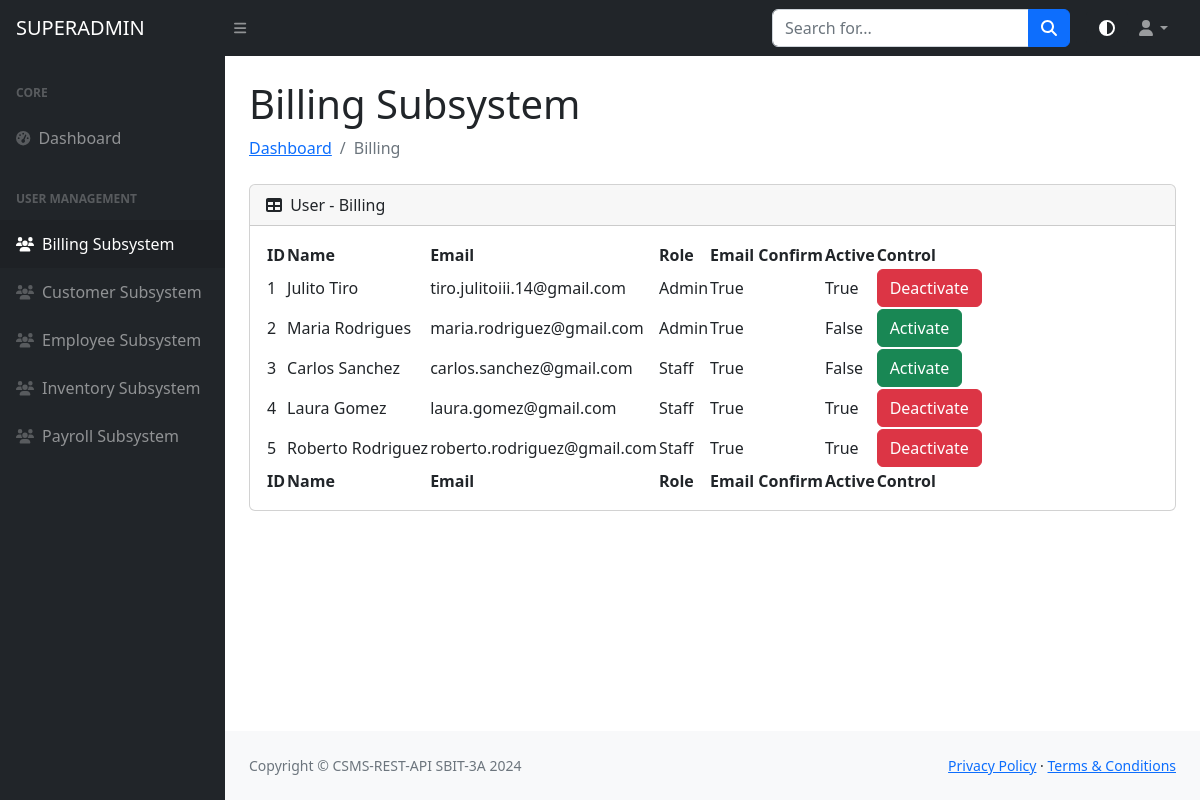
/superadmin/billing (signed in), run on an earlier commit of the app's database.
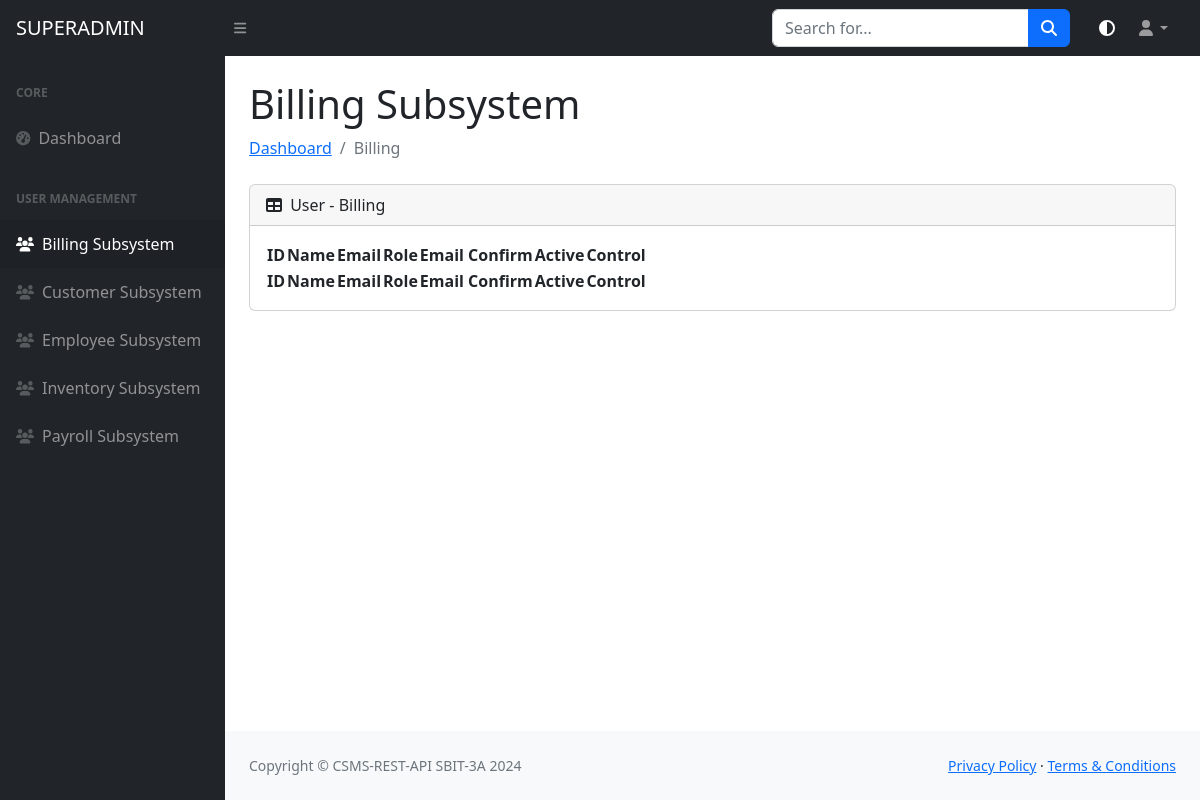
And on a later commit of the database.
### models/ccsms_models.py (models this page shows)
class BillingAdminLogin(db.Model):
    __tablename__ = "billing_admin_login_tbl"
    login_id = db.Column(db.Integer, primary_key=True)
    name = db.Column(db.String(50), nullable=True)
    email = db.Column(db.String(100), unique=True, nullable=False)
    password = db.Column(db.String(200), nullable=False)
    role = db.Column(db.String(50), nullable=False)
    is_active = db.Column(db.Boolean, default=False)
    email_confirm = db.Column(db.Boolean, default=False)

### routes/superadmin_routes.py (the view)
@superadmin_api.get("/superadmin/billing")
@login_required
def billing_superadmin():
    billing_admin_logins = BillingAdminLogin.query.all()
    result = [
        {
            "login_id": entry.login_id,
            "name": entry.name,
            "email": entry.email,
            "role": entry.role,
            "is_active": entry.is_active,
            "email_confirm": entry.email_confirm
        }
        for entry in billing_admin_logins
    ]
    return render_template("billing_tables.html", result=result)

### routes/superadmin_routes.py (called while the page is built)
@login_manager.user_loader
def load_user(login_id):
    return db.get_or_404(SuperadminLogin, login_id)

### templates/billing_tables.html (shortened to what this page needs)
{% from "bootstrap5/form.html" import render_form %} {% block content %}
{% include "header.html" %}
{% include "nav_bar.html" %}
{% include "side_nav_bar.html" %}
            <div id="layoutSidenav_content">
                <main>
                    <div class="container-fluid px-4">
                        <h1 class="mt-4">Billing Subsystem</h1>
                        <ol class="breadcrumb mb-4">
                            <li class="breadcrumb-item"><a href="{{ url_for('superadmin_api.dashboard_superadmin') }}">Dashboard</a></li>
                            <li class="breadcrumb-item active">Billing</li>
                        </ol>
                        <div class="card mb-4">
                            <div class="card-header">
                                <i class="fas fa-table me-1"></i>
                                User - Billing
                            </div>
                            <div class="card-body">
                                <table id="datatablesSimple">
                                    <thead>
                                        <tr>
                                            <th>ID</th>
                                            <th>Name</th>
                                            <th>Email</th>
                                            <th>Role</th>
                                            <th>Email Confirm</th>
                                            <th>Active</th>
                                            <th>Control</th>
                                        </tr>
                                    </thead>
                                    <tfoot>
                                        <tr>
                                            <th>ID</th>
                                            <th>Name</th>
                                            <th>Email</th>
                                            <th>Role</th>
                                            <th>Email Confirm</th>
                                            <th>Active</th>
                                            <th>Control</th>
                                        </tr>
                                    </tfoot>
                                    <tbody>
                                        {% for entry in result|sort(attribute='login_id') %}
                                            <tr>
                                                <td>{{ entry.login_id }}</td>
                                                <td>{{ entry.name }}</td>
                                                <td>{{ entry.email }}</td>
                                                <td>{{ entry.role }}</td>
                                                <td>{{ entry.email_confirm }}</td>
                                                <td>{{ entry.is_active }}</td>
                                                <td>
                                                    {% if entry.is_active %}
                                                        <button onclick="confirmDeactivate('{{ entry.login_id }}')" class="btn btn-danger">Deactivate</button>
                                                    {% else %}
                                                        <button onclick="confirmActivate('{{ entry.login_id }}')" class="btn btn-success">Activate</button>
                                                    {% endif %}
                                                </td>
                                            </tr>
                                        {% endfor %}
                                    </tbody>
                                </table>
                            </div>
                        </div>
                    </div>
                </main>
{% include "footer.html" %} {% endblock %}

### templates/header.html (shortened to what this page needs)
<!DOCTYPE html>
<html lang="en">
    <head>
        {% block styles %}
        {{ bootstrap.load_css() }}
        <link href="https://cdn.jsdelivr.net/npm/simple-datatables@7.1.2/dist/style.min.css" rel="stylesheet" />
        <link href="{{ url_for('static', filename='css/styles.css') }}" rel="stylesheet" />
        {% endblock %}
    </head>

### templates/nav_bar.html (shortened to what this page needs)
<body class="sb-nav-fixed">
        <nav class="sb-topnav navbar navbar-expand navbar-dark bg-dark">
            <a class="navbar-brand ps-3" href="{{ url_for('superadmin_api.dashboard_superadmin') }}">SUPERADMIN</a>
            <button class="btn btn-link btn-sm order-1 order-lg-0 me-4 me-lg-0" id="sidebarToggle" href="#!"><i class="fas fa-bars"></i></button>
                <form class="d-none d-md-inline-block form-inline ms-auto me-0 me-md-3 my-2 my-md-0">
                <div class="input-group">
                    <input class="form-control" type="text" placeholder="Search for..." aria-label="Search for..." aria-describedby="btnNavbarSearch" />
                    <button class="btn btn-primary" id="btnNavbarSearch" type="button"><i class="fas fa-search"></i></button>
                </div>
            </form>
            <button class="btn btn-dark" id="themeToggleBtn" onclick="toggleTheme()"><i class="fas fa-adjust"></i></button>
            <ul class="navbar-nav ms-auto ms-md-0 me-3 me-lg-4">
                <li class="nav-item dropdown">
                    <a class="nav-link dropdown-toggle" id="navbarDropdown" href="#" role="button" data-bs-toggle="dropdown" aria-expanded="false"><i class="fas fa-user fa-fw"></i></a>
                </li>
            </ul>
        </nav>

### templates/side_nav_bar.html
<div id="layoutSidenav">
            <div id="layoutSidenav_nav">
                <nav class="sb-sidenav accordion sb-sidenav-dark bg-dark" id="sidenavAccordion">
                    <div class="sb-sidenav-menu">
                        <div class="nav">
                            <div class="sb-sidenav-menu-heading">Core</div>
                            <a class="nav-link" id="dashboardLink" href="{{ url_for('superadmin_api.dashboard_superadmin') }}">
                                <div class="sb-nav-link-icon"><i class="fas fa-tachometer-alt"></i></div>
                                Dashboard
                            </a>
                            <div class="sb-sidenav-menu-heading">User Management</div>
                            <a class="nav-link" href="{{ url_for('superadmin_api.billing_superadmin') }}">
                                <div class="sb-nav-link-icon"><i class="fas fa-users"></i></div>
                                Billing Subsystem
                            </a>
                            <a class="nav-link" href="{{ url_for('superadmin_api.customer_superadmin') }}">
                                <div class="sb-nav-link-icon"><i class="fas fa-users"></i></div>
                                Customer Subsystem
                            </a>
                             <a class="nav-link" href="{{ url_for('superadmin_api.employee_superadmin') }}">
                                <div class="sb-nav-link-icon"><i class="fas fa-users"></i></div>
                                Employee Subsystem
                            </a>
                             <a class="nav-link" href="{{ url_for('superadmin_api.inventory_superadmin') }}">
                                <div class="sb-nav-link-icon"><i class="fas fa-users"></i></div>
                                Inventory Subsystem
                            </a>
                             <a class="nav-link" href="{{ url_for('superadmin_api.payroll_superadmin') }}">
                                <div class="sb-nav-link-icon"><i class="fas fa-users"></i></div>
                                Payroll Subsystem
                            </a>
                        </div>
                    </div>
                </nav>
            </div>

### templates/footer.html (shortened to what this page needs)
<footer class="py-4 bg-light mt-auto">
                    <div class="container-fluid px-4">
                        <div class="d-flex align-items-center justify-content-between small">
                            <div class="text-muted">Copyright &copy; CSMS-REST-API SBIT-3A 2024</div>
                            <div>
                                <a href="" id="privacy-policy-link">Privacy Policy</a>
                                &middot;
                                <a href="#" id="terms-conditions-link">Terms &amp; Conditions</a>
                            </div>
                        </div>
                    </div>
                </footer>
            </div>
        </div>
    </body>
</html>

### templates/header.html (style rules this page uses)
.navbar { background-color: #007bff; color: #fff; }

What changed in the data, as far as the page shows it:
removed BillingAdminLogin: login_id "1", name "Julito Tiro", email "tiro.julitoiii.14@gmail.com", role "Admin", email_confirm "True", is_active "True"
removed BillingAdminLogin: login_id "2", name "Maria Rodrigues", email "maria.rodriguez@gmail.com", role "Admin", email_confirm "True", is_active "False"
removed BillingAdminLogin: login_id "3", name "Carlos Sanchez", email "carlos.sanchez@gmail.com", role "Staff", email_confirm "True", is_active "False"
removed BillingAdminLogin: login_id "4", name "Laura Gomez", email "laura.gomez@gmail.com", role "Staff", email_confirm "True", is_active "True"
removed BillingAdminLogin: login_id "5", name "Roberto Rodriguez", email "roberto.rodriguez@gmail.com", role "Staff", email_confirm "True", is_active "True"
